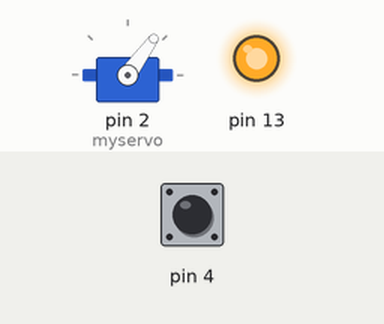
This sketch was run on a simulated Arduino Uno, built with avr-gcc and run on an emulated ATmega328P. Parts: servo, output pins drawn as LEDs (lit = HIGH). The test bench sets the inputs (shaded band); at power-on: pin 4 HIGH.

Above: at 1.8 s.
1.9 s: pin 4 pulled LOW for 0.6 s
At 2.25 s:
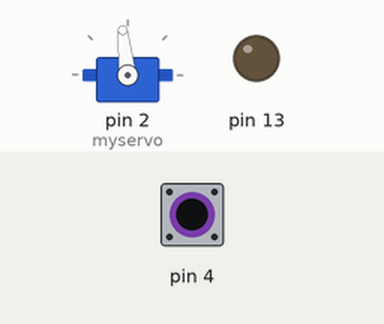
4.0 s: pin 4 pulled LOW for 3.2 s
At 8.4 s:
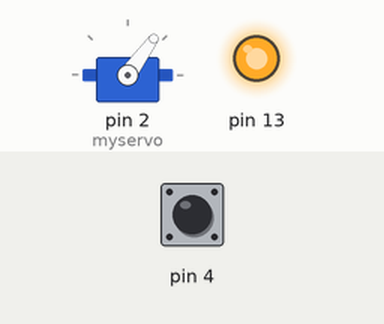
Timing chart, 0 to 9.9 s (numbered marks = the images above; inputs shaded):
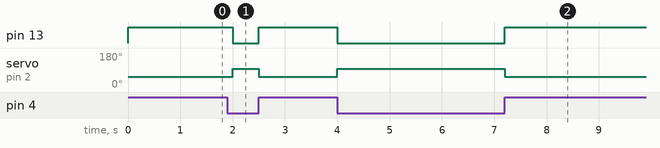

Measured:
- after the input at 1.9 s, pin 13: HIGH → LOW after 0.10 s, → HIGH 0.50 s later; servo on pin 2 (myservo): 54° → 96° after 0.10 s, → 54° 0.50 s later
- after the input at 4.0 s, pin 13: HIGH → LOW at once, → HIGH 3.2 s later; servo on pin 2 (myservo): 54° → 96° at once, → 54° 3.2 s later

The sketch:

Useless.ino
```cpp
#include <Servo.h>

Servo myservo;

void setup() {
  pinMode(4, INPUT_PULLUP);
  pinMode(13, OUTPUT);
  myservo.attach(2);  // attaches the servo on pin 2 to the servo object
  myservo.write(96);
}

void loop() {
  int Switch = digitalRead(4);

  if (Switch == HIGH) {
    digitalWrite(13, HIGH);
    myservo.write(54);
    delay(500);
  } else {
    digitalWrite(13, LOW);
    myservo.write(96);
  }
}
```
